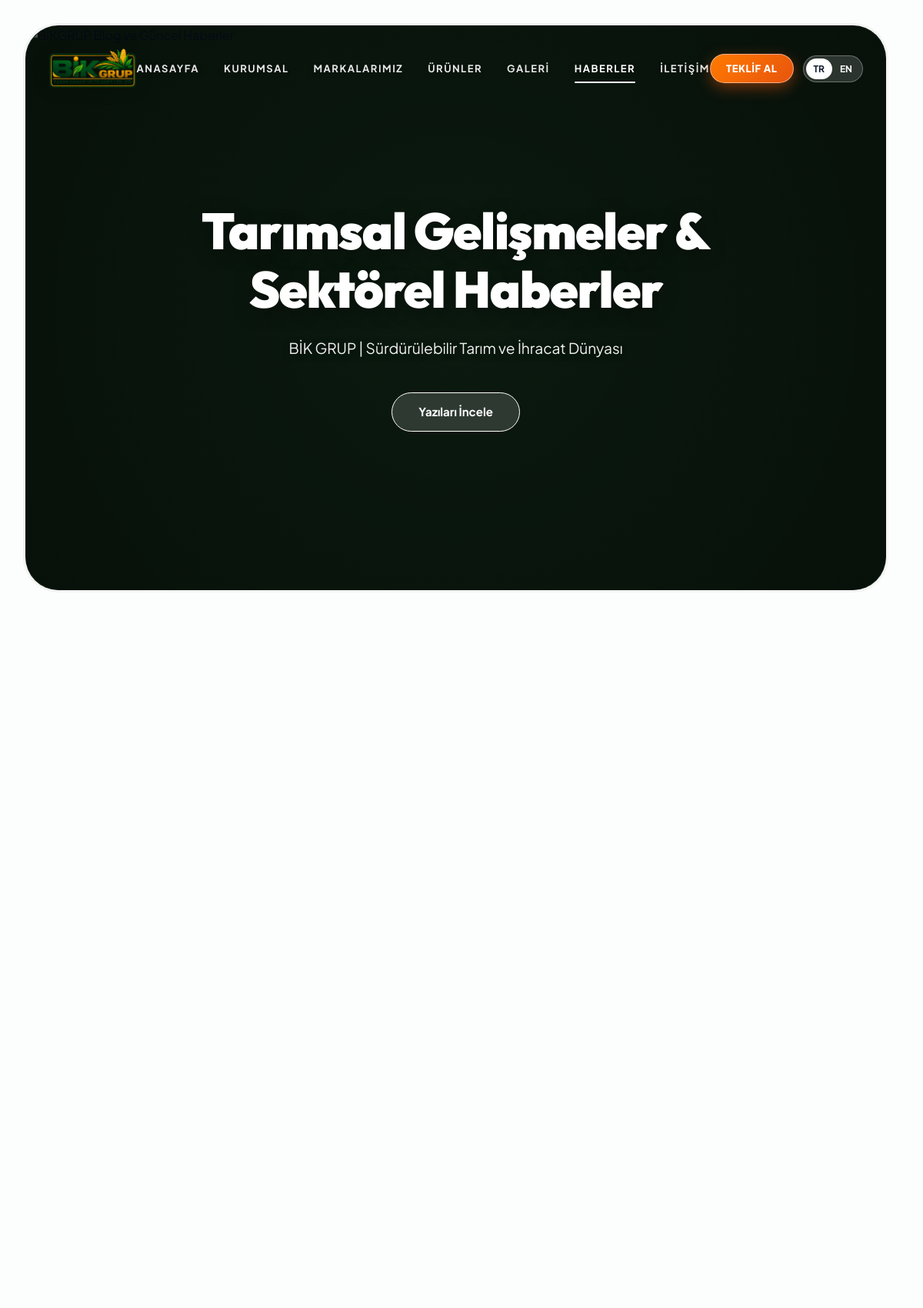
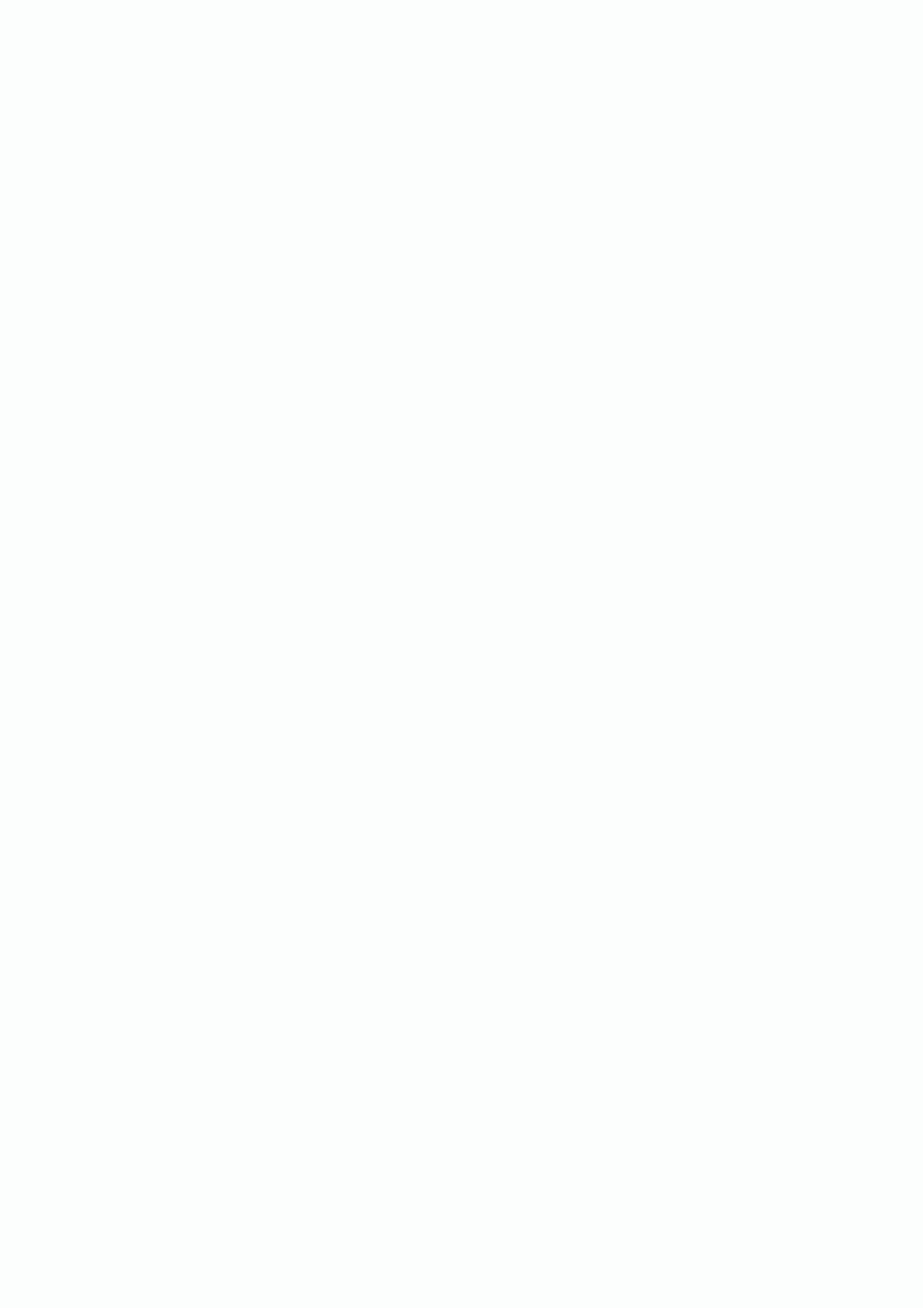
Page /blog (upper part) on the committed database (2 pictures, top to bottom).
### tables this page shows
CREATE TABLE `page_sections` (
  `id` int(11) NOT NULL AUTO_INCREMENT,
  `page_key` varchar(50) NOT NULL COMMENT 'home, about, contact',
  `section_key` varchar(80) NOT NULL,
  `title_tr` varchar(255) NOT NULL,
  `title_en` varchar(255) DEFAULT NULL,
  `subtitle_tr` varchar(255) DEFAULT NULL,
  `subtitle_en` varchar(255) DEFAULT NULL,
  `body_tr` longtext DEFAULT NULL,
  `body_en` longtext DEFAULT NULL,
  `extra_json` longtext DEFAULT NULL CHECK (json_valid(`extra_json`)),
  `updated_at` timestamp NOT NULL DEFAULT current_timestamp() ON UPDATE current_timestamp(),
  PRIMARY KEY (`id`),
  UNIQUE KEY `section_key` (`section_key`)
);

### app/Controllers/BlogController.php (called while the page is built, shortened)
<?php
class BlogController
{
    public function index(): void
    {
        $posts = BlogPost::all(true);
        View::render('blog', [
            'pageTitle' => __('nav_blog') . ' | ' . Settings::get('site_name', 'BİKGRUP'),
            'posts'     => $posts,
            'activeNav' => 'blog'
        ]);
    }
}

### app/Models/PageSection.php (called while the page is built, shortened)
<?php
class PageSection
{
    public static function get(string $sectionKey): ?array
    {
        $db = Database::getConnection();
        $stmt = $db->prepare("SELECT * FROM page_sections WHERE section_key = ? LIMIT 1");
        $stmt->execute([$sectionKey]);
        $row = $stmt->fetch();
        if ($row) {
            $row['extra'] = !empty($row['extra_json']) ? json_decode($row['extra_json'], true) : [];
            return $row;
        }
        return null;
    }
}

### core/Settings.php (called while the page is built, shortened)
<?php
class Settings
{
    private static array $cache = [];
    public static function load(): void
    {
        try {
            $db = Database::getConnection();
            $rows = $db->query("SELECT setting_key, setting_value, group_name FROM settings")->fetchAll();
            foreach ($rows as $row) {
                self::$cache[$row['setting_key']] = $row['setting_value'];
            }
        } catch (Exception $e) {
            self::$cache = [];
        }
    }
    public static function get(string $key, ?string $default = null): string
    {
        return self::$cache[$key] ?? $default ?? '';
    }
}

### core/Lang.php (called while the page is built, shortened)
<?php
class Lang
{
    private static string $currentLang = DEFAULT_LANG;
    private static array $translations = [];
    private static function loadDictionary(string $lang): void
    {
        $filePath = LANG_PATH . '/' . $lang . '.php';
        if (file_exists($filePath)) {
            self::$translations = require $filePath;
        } else {
            self::$translations = [];
        }
    }
    public static function get(string $key, ?string $default = null): string
    {
        if (isset(self::$translations[$key])) {
            return self::$translations[$key];
        }
        return $default ?? $key;
    }
    public static function current(): string
    {
        return self::$currentLang;
    }
    public static function switchUrl(string $targetLang): string
    {
        $query = $_GET;
        $query['lang'] = $targetLang;
        return '?' . http_build_query($query);
    }
}
function __(string $key, ?string $default = null): string
{
    return Lang::get($key, $default);
}

### views/pages/blog.php (the view, shortened to what this page needs)
<?php
$currentLang = Lang::current();
$blogHero = PageSection::get('blog_page_hero') ?? [];
$blogHeroExtra = $blogHero['extra'] ?? [];
$siteLogo = Settings::get('site_logo', '');
$siteLogoText = Settings::get('site_logo_text', 'BİK GRUP');
?>
<section class="adler-hero-viewport">
    <div class="adler-contour-frame frame-centered">
        <img src="<?= BASE_URL ?>/public/images/<?= htmlspecialchars($blogHeroExtra['bg_image'] ?? 'blog_hero_new.jpg') ?>" alt="BİKGRUP Blog ve Güncel Haberler" class="adler-bg-poster" loading="eager">
        <div class="adler-vignette"></div>
        <div class="adler-top-header">
            <a href="<?= BASE_URL ?>/" class="adler-logo">
                <?php if (!empty($siteLogo) && file_exists(UPLOADS_PATH . '/' . $siteLogo)): ?>
                    <img src="<?= BASE_URL ?>/public/images/<?= htmlspecialchars($siteLogo) ?>" alt="<?= htmlspecialchars($siteLogoText) ?>" style="max-height: 64px; width: auto; object-fit: contain;">
                <?php else: ?>
                    <span><?= htmlspecialchars($siteLogoText) ?></span>
                <?php endif; ?>
            </a>
            <nav class="adler-nav-menu">
                <a href="<?= BASE_URL ?>/" class="adler-nav-link"><?= __('nav_home') ?></a>
                <a href="<?= BASE_URL ?>/kurumsal" class="adler-nav-link"><?= __('nav_about') ?></a>
                <a href="<?= BASE_URL ?>/markalar" class="adler-nav-link"><?= __('nav_brands', 'Markalarımız') ?></a>
                <a href="<?= BASE_URL ?>/urunler" class="adler-nav-link"><?= __('nav_products') ?></a>
                <a href="<?= BASE_URL ?>/galeri" class="adler-nav-link"><?= $currentLang === 'en' ? 'Gallery' : 'Galeri' ?></a>
                <a href="<?= BASE_URL ?>/blog" class="adler-nav-link active"><?= __('nav_blog') ?></a>
                <a href="<?= BASE_URL ?>/iletisim" class="adler-nav-link"><?= __('nav_contact') ?></a>
            </nav>
            <div class="adler-actions-group">
                <button type="button" class="header-quote-btn header-quote-btn-hero" onclick="openQuoteModal()" aria-label="Teklif Al">
                    <span class="quote-btn-text"><?= $currentLang === 'en' ? 'Get a Quote' : 'Teklif Al' ?></span>
                </button>
                <div class="adler-lang-pill">
                    <a href="<?= Lang::switchUrl('tr') ?>" class="adler-lang-item <?= $currentLang === 'tr' ? 'active' : '' ?>">TR</a>
                    <a href="<?= Lang::switchUrl('en') ?>" class="adler-lang-item <?= $currentLang === 'en' ? 'active' : '' ?>">EN</a>
                </div>
            </div>
        </div>
        <div class="adler-inner-center-hero" style="max-width: 960px;">
            <h1 class="adler-inner-mega-title">
                <?= !empty($blogHero['title_' . $currentLang]) ? nl2br(htmlspecialchars($blogHero['title_' . $currentLang])) : (!empty($blogHero['title_tr']) ? nl2br(htmlspecialchars($blogHero['title_tr'])) : ($currentLang === 'en' ? 'Knowledge &amp; Vision.' : 'Bilgi &amp; Vizyon.')) ?>
            </h1>
            <p class="adler-inner-desc">
                <?= htmlspecialchars($blogHero['subtitle_' . $currentLang] ?? ($blogHero['subtitle_tr'] ?? ($currentLang === 'en'
                    ? 'Fresh perspectives, insights, and global industry updates on fresh produce export, modern agricultural methods, and cold chain excellence.'
                    : 'Taze meyve ve sebze ihracatı, sürdürülebilir tarım modelleri ve uluslararası kalite standartları hakkında güncel içerikler.'))) ?>
            </p>
            <div class="adler-inner-actions">
                <a href="#yazilar" class="about-pill-btn" style="border-color: #ffffff; color: #ffffff; background: rgba(255,255,255,0.15); backdrop-filter: blur(8px);">
                    <?= $currentLang === 'en' ? 'Read Articles' : 'Yazıları İncele' ?>
                </a>
            </div>
        </div>
        <div style="height: 30px;"></div>
    </div>
</section>
<section class="section" id="yazilar" style="padding-top: 40px; scroll-margin-top: 50px;">
    <div class="container">
        <div class="blog-grid">
        </div>
    </div>
</section>

### rows in the picture
page_sections: title_tr "Tarımsal Gelişmeler & Sektörel Haberler", subtitle_tr "BİK GRUP | Sürdürülebilir Tarım ve İhracat Dünyası"

### other values in the picture
__('nav_home') "ANASAYFA"
__('nav_about') "KURUMSAL"
__('nav_brands', 'Markalarımız') "MARKALARIMIZ"
__('nav_products') "ÜRÜNLER"
__('nav_blog') "HABERLER"
__('nav_contact') "İLETIŞIM"
